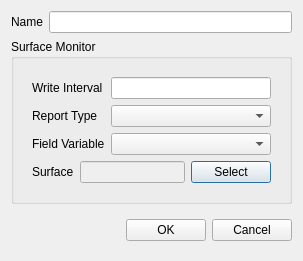
<?xml version="1.0" encoding="UTF-8"?>
<ui version="4.0">
 <class>SurfaceDialog</class>
 <widget class="QDialog" name="SurfaceDialog">
  <property name="geometry">
   <rect>
    <x>0</x>
    <y>0</y>
    <width>303</width>
    <height>260</height>
   </rect>
  </property>
  <property name="windowTitle">
   <string>Surface Monitor</string>
  </property>
  <layout class="QVBoxLayout" name="verticalLayout_2">
   <item>
    <widget class="QWidget" name="nameWidget" native="true">
     <layout class="QFormLayout" name="formLayout_8">
      <property name="leftMargin">
       <number>0</number>
      </property>
      <property name="topMargin">
       <number>0</number>
      </property>
      <property name="rightMargin">
       <number>0</number>
      </property>
      <property name="bottomMargin">
       <number>0</number>
      </property>
      <item row="0" column="0">
       <widget class="QLabel" name="label_1">
        <property name="text">
         <string>Name</string>
        </property>
       </widget>
      </item>
      <item row="0" column="1">
       <widget class="MonitorNameEdit" name="name"/>
      </item>
     </layout>
    </widget>
   </item>
   <item>
    <widget class="QGroupBox" name="monitor">
     <property name="title">
      <string>Surface Monitor</string>
     </property>
     <layout class="QVBoxLayout" name="verticalLayout">
      <item>
       <widget class="QWidget" name="properties" native="true">
        <layout class="QFormLayout" name="formLayout">
         <property name="bottomMargin">
          <number>0</number>
         </property>
         <item row="0" column="0">
          <widget class="QLabel" name="label_4">
           <property name="text">
            <string>Write Interval</string>
           </property>
          </widget>
         </item>
         <item row="0" column="1">
          <widget class="FloatEdit" name="writeInterval">
           <property name="text">
            <string/>
           </property>
          </widget>
         </item>
         <item row="1" column="0">
          <widget class="QLabel" name="label">
           <property name="text">
            <string>Report Type</string>
           </property>
          </widget>
         </item>
         <item row="1" column="1">
          <widget class="EnumComboBox" name="reportType"/>
         </item>
         <item row="2" column="0">
          <widget class="QLabel" name="label_2">
           <property name="text">
            <string>Field Variable</string>
           </property>
          </widget>
         </item>
         <item row="2" column="1">
          <widget class="QComboBox" name="fieldVariable"/>
         </item>
        </layout>
       </widget>
      </item>
      <item>
       <widget class="QWidget" name="widget" native="true">
        <layout class="QHBoxLayout" name="horizontalLayout">
         <property name="leftMargin">
          <number>9</number>
         </property>
         <property name="topMargin">
          <number>0</number>
         </property>
         <property name="rightMargin">
          <number>9</number>
         </property>
         <property name="bottomMargin">
          <number>9</number>
         </property>
         <item>
          <widget class="QLabel" name="label_3">
           <property name="text">
            <string>Surface</string>
           </property>
          </widget>
         </item>
         <item>
          <widget class="QLineEdit" name="surface">
           <property name="enabled">
            <bool>false</bool>
           </property>
          </widget>
         </item>
         <item>
          <widget class="QPushButton" name="select">
           <property name="text">
            <string>Select</string>
           </property>
          </widget>
         </item>
        </layout>
       </widget>
      </item>
     </layout>
    </widget>
   </item>
   <item>
    <widget class="QWidget" name="widget_3" native="true">
     <layout class="QHBoxLayout" name="horizontalLayout_2">
      <property name="rightMargin">
       <number>0</number>
      </property>
      <item>
       <spacer name="horizontalSpacer_2">
        <property name="orientation">
         <enum>Qt::Orientation::Horizontal</enum>
        </property>
        <property name="sizeHint" stdset="0">
         <size>
          <width>208</width>
          <height>20</height>
         </size>
        </property>
       </spacer>
      </item>
      <item>
       <widget class="QPushButton" name="ok">
        <property name="text">
         <string>OK</string>
        </property>
       </widget>
      </item>
      <item>
       <widget class="QPushButton" name="cancel">
        <property name="text">
         <string>Cancel</string>
        </property>
       </widget>
      </item>
     </layout>
    </widget>
   </item>
  </layout>
 </widget>
 <customwidgets>
  <customwidget>
   <class>EnumComboBox</class>
   <extends>QComboBox</extends>
   <header>widgets.enum_combo_box</header>
  </customwidget>
  <customwidget>
   <class>MonitorNameEdit</class>
   <extends>QLineEdit</extends>
   <header>widgets.typed_edit</header>
  </customwidget>
  <customwidget>
   <class>FloatEdit</class>
   <extends>QLineEdit</extends>
   <header location="global">widgets.typed_edit</header>
  </customwidget>
 </customwidgets>
 <resources/>
 <connections>
  <connection>
   <sender>cancel</sender>
   <signal>clicked()</signal>
   <receiver>SurfaceDialog</receiver>
   <slot>reject()</slot>
   <hints>
    <hint type="sourcelabel">
     <x>256</x>
     <y>225</y>
    </hint>
    <hint type="destinationlabel">
     <x>151</x>
     <y>127</y>
    </hint>
   </hints>
  </connection>
 </connections>
</ui>
